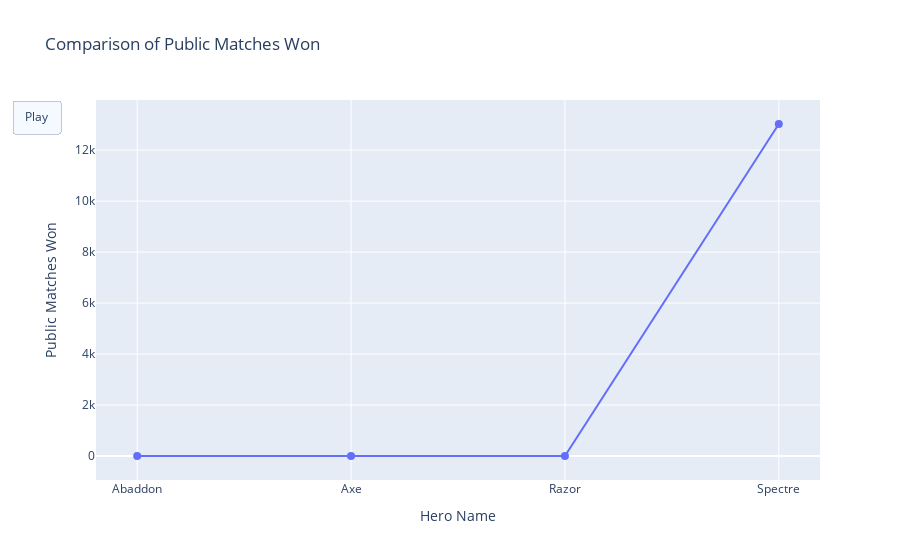

Here is the notebook cell this chart was saved with:
### Markdown cell above
Line Graph Animation

### Code cell
dataframes = [('df1', df1), ('df2', df2), ('df3', df3), ('df4', df4)]

frames = []

hero_names = set()
for name, df in dataframes:
    hero_names.update(df['Hero Name'])

for name, df in dataframes:
    temp_dict = {}
    for hero_name in hero_names:
        temp_dict[hero_name] = df.loc[df['Hero Name'] == hero_name, 'Public Matches Won'].values[0] if hero_name in df['Hero Name'].values else 0

    sorted_dict = {k: v for k, v in sorted(temp_dict.items())}

    frame = go.Frame(
        data=[go.Scatter(
            x=list(sorted_dict.keys()),
            y=list(sorted_dict.values()),
            name=name,
            mode='lines+markers',
            marker=dict(size=8)
        )]
    )
    frames.append(frame)

initial_trace = go.Scatter(
    x=list(sorted_dict.keys()),
    y=list(sorted_dict.values()),
    name=dataframes[0][0],
    mode='lines+markers',
    marker=dict(size=8)
)

figure = go.Figure(
    data=[initial_trace],
    layout=go.Layout(
        title='Comparison of Public Matches Won',
        xaxis=dict(title='Hero Name'),
        yaxis=dict(title='Public Matches Won', range=[0, 19000]),
        updatemenus=[dict(
            type='buttons',
            buttons=[dict(
                label='Play',
                method='animate',
                args=[None, {
                    'frame': {'duration': 4000, 'redraw': True},
                    'fromcurrent': True,
                    'transition': {'duration': 1000, 'easing': 'linear'}
                }]
            )]
        )]
    ),
    frames=frames
)

figure.show()

### Figure 1 — Plotly figure (JSON) as saved in the notebook; plotly's stock layout.template omitted (floating-point values rounded to 4 significant figures)
{"data": [{"marker": {"size": 8}, "mode": "lines+markers", "name": "df4", "type": "scatter", "x": ["Abaddon", "Axe", "Razor", "Spectre"], "y": [0, 0, 0, 13026]}], "layout": {"autosize": true, "title": {"text": "Comparison of Public Matches Won"}, "updatemenus": [{"active": 0, "buttons": [{"args": [null, {"frame": {"duration": 4000, "redraw": true}, "fromcurrent": true, "transition": {"duration": 1000, "easing": "linear"}}], "label": "Play", "method": "animate"}], "type": "buttons"}], "xaxis": {"autorange": true, "range": [-0.1838, 3.184], "title": {"text": "Hero Name"}, "type": "category"}, "yaxis": {"autorange": true, "range": [-1200.0, 14230.0], "title": {"text": "Public Matches Won"}, "type": "linear"}}}
